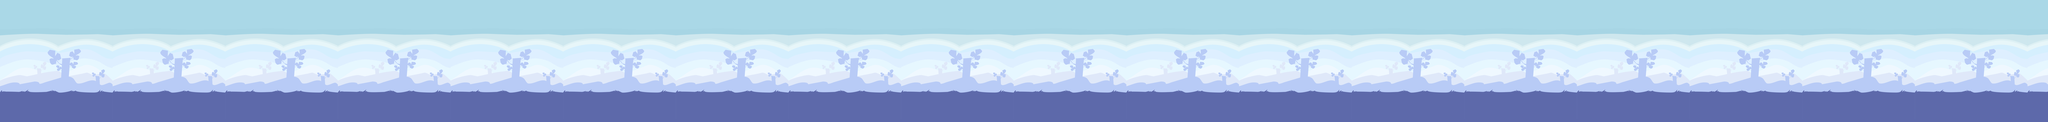

Below is a game level as drawn by its tile map, then a one-line description and the .tmx that defines it (tile-layer data replaced by summaries):
An orthogonal 400x24 tile map with 32x32 px tiles, 3 tile layers (Background, Wall, joker) and 363 objects.

<map version="1.0" orientation="orthogonal" width="400" height="24" tilewidth="32" tileheight="32">
 <tileset firstgid="1" name="tilemap5.5" tilewidth="32" tileheight="32">
  <image source="tilemap5.5.png" width="832" height="768" />
 </tileset>
 <layer name="Background" width="400" height="24">
  <data>[9600 cells, 9600 non-empty, 506 distinct tile ids]</data>
 </layer>
 <layer name="Wall" width="400" height="24">
  <data>[9600 cells, 3652 non-empty, 509 distinct tile ids]</data>
 </layer>
 <objectgroup name="Collision" width="400" height="24">
  <object x="2" y="610" width="59" height="59" />
  <object x="66" y="610" width="59" height="59" />
  <object x="130" y="610" width="59" height="59" />
  <object x="194" y="610" width="59" height="59" />
  <object x="258" y="610" width="59" height="59" />
  <object x="322" y="610" width="59" height="59" />
  <object x="450" y="610" width="59" height="59" />
  <object x="386" y="610" width="59" height="59" />
  <object x="834" y="610" width="59" height="59" />
  <object x="898" y="610" width="59" height="59" />
  <object x="514" y="610" width="59" height="59" />
  <object x="962" y="610" width="59" height="59" />
  <object x="578" y="610" width="59" height="59" />
  <object x="706" y="610" width="59" height="59" />
  <object x="642" y="610" width="59" height="59" />
  <object x="770" y="610" width="59" height="59" />
  <object x="322" y="354" width="59" height="59" />
  <object x="386" y="354" width="59" height="59" />
  <object x="2" y="354" width="59" height="59" />
  <object x="706" y="354" width="59" height="59" />
  <object x="962" y="354" width="59" height="59" />
  <object x="898" y="354" width="59" height="59" />
  <object x="450" y="354" width="59" height="59" />
  <object x="770" y="354" width="59" height="59" />
  <object x="834" y="354" width="59" height="59" />
  <object x="66" y="354" width="59" height="59" />
  <object x="194" y="354" width="59" height="59" />
  <object x="130" y="354" width="59" height="59" />
  <object x="642" y="354" width="59" height="59" />
  <object x="578" y="354" width="59" height="59" />
  <object x="514" y="354" width="59" height="59" />
  <object x="258" y="354" width="59" height="59" />
  <object x="1218" y="610" width="59" height="59" />
  <object x="1154" y="354" width="59" height="59" />
  <object x="1282" y="354" width="59" height="59" />
  <object x="1026" y="354" width="59" height="59" />
  <object x="1026" y="610" width="59" height="59" />
  <object x="1090" y="354" width="59" height="59" />
  <object x="1090" y="610" width="59" height="59" />
  <object x="1218" y="354" width="59" height="59" />
  <object x="1282" y="610" width="59" height="59" />
  <object x="1154" y="610" width="59" height="59" />
  <object x="1346" y="354" width="59" height="59" />
  <object x="1602" y="610" width="59" height="59" />
  <object x="1474" y="610" width="59" height="59" />
  <object x="1538" y="354" width="59" height="59" />
  <object x="1986" y="610" width="59" height="59" />
  <object x="2050" y="610" width="59" height="59" />
  <object x="1346" y="610" width="59" height="59" />
  <object x="1730" y="354" width="59" height="59" />
  <object x="1794" y="610" width="59" height="59" />
  <object x="1666" y="610" width="59" height="59" />
  <object x="1922" y="354" width="59" height="59" />
  <object x="1858" y="610" width="59" height="59" />
  <object x="1730" y="610" width="59" height="59" />
  <object x="1410" y="610" width="59" height="59" />
  <object x="1666" y="354" width="59" height="59" />
  <object x="1538" y="610" width="59" height="59" />
  <object x="1794" y="354" width="59" height="59" />
  <object x="1474" y="354" width="59" height="59" />
  <object x="2050" y="354" width="59" height="59" />
  <object x="1922" y="610" width="59" height="59" />
  <object x="1986" y="354" width="59" height="59" />
  <object x="1410" y="354" width="59" height="59" />
  <object x="1602" y="354" width="59" height="59" />
  <object x="1858" y="354" width="59" height="59" />
  <object x="3074" y="418" width="59" height="59" />
  <object x="4162" y="290" width="59" height="59" />
  <object x="3586" y="354" width="59" height="59" />
  <object x="4290" y="226" width="59" height="59" />
  <object x="3650" y="354" width="59" height="59" />
  <object x="3970" y="354" width="59" height="59" />
  <object x="3842" y="354" width="59" height="59" />
  <object x="3522" y="354" width="59" height="59" />
  <object x="3714" y="354" width="59" height="59" />
  <object x="4097" y="354" width="59" height="59" />
  <object x="3330" y="354" width="59" height="59" />
  <object x="4226" y="226" width="59" height="59" />
  <object x="3394" y="354" width="59" height="59" />
  <object x="3458" y="354" width="59" height="59" />
  <object x="4034" y="354" width="59" height="59" />
  <object x="3778" y="354" width="59" height="59" />
  <object x="3906" y="354" width="59" height="59" />
  <object x="4226" y="482" width="59" height="59" />
  <object x="4034" y="610" width="59" height="59" />
  <object x="3586" y="610" width="59" height="59" />
  <object x="4162" y="546" width="59" height="59" />
  <object x="4097" y="610" width="59" height="59" />
  <object x="3906" y="610" width="59" height="59" />
  <object x="3778" y="610" width="59" height="59" />
  <object x="3458" y="610" width="59" height="59" />
  <object x="3330" y="610" width="59" height="59" />
  <object x="3714" y="610" width="59" height="59" />
  <object x="3842" y="610" width="59" height="59" />
  <object x="4290" y="418" width="59" height="59" />
  <object x="3394" y="610" width="59" height="59" />
  <object x="3522" y="610" width="59" height="59" />
  <object x="3970" y="610" width="59" height="59" />
  <object x="3650" y="610" width="59" height="59" />
  <object x="6882" y="418" width="59" height="59" />
  <object x="7074" y="418" width="59" height="59" />
  <object x="6754" y="418" width="59" height="59" />
  <object x="7010" y="418" width="59" height="59" />
  <object x="6818" y="418" width="59" height="59" />
  <object x="6946" y="418" width="59" height="59" />
  <object x="7266" y="418" width="59" height="59" />
  <object x="7458" y="418" width="59" height="59" />
  <object x="7138" y="418" width="59" height="59" />
  <object x="7394" y="418" width="59" height="59" />
  <object x="7202" y="418" width="59" height="59" />
  <object x="7330" y="418" width="59" height="59" />
  <object x="7778" y="418" width="59" height="59" />
  <object x="7906" y="418" width="59" height="59" />
  <object x="7650" y="418" width="59" height="59" />
  <object x="7714" y="418" width="59" height="59" />
  <object x="7586" y="418" width="59" height="59" />
  <object x="7522" y="418" width="59" height="59" />
  <object x="7842" y="418" width="59" height="59" />
  <object x="9410" y="290" width="59" height="59" />
  <object x="9218" y="290" width="59" height="59" />
  <object x="9346" y="290" width="59" height="59" />
  <object x="9090" y="226" width="59" height="59" />
  <object x="9474" y="354" width="59" height="59" />
  <object x="9154" y="226" width="59" height="59" />
  <object x="9282" y="290" width="59" height="59" />
  <object x="9026" y="226" width="59" height="59" />
  <object x="8962" y="226" width="59" height="59" />
  </objectgroup>
 <objectgroup name="collision2" width="400" height="24">
  <!-- 162 objects omitted --></objectgroup>
 <objectgroup name="collision3" width="400" height="24">
  <!-- 6 objects omitted --></objectgroup>
 <objectgroup name="Coin" width="400" height="24">
  <!-- 29 objects omitted --></objectgroup>
 <objectgroup name="Coin1" width="400" height="24">
  <!-- 3 objects omitted --></objectgroup>
 <objectgroup name="Coin2" width="400" height="24" />
 <objectgroup name="Coin3" width="400" height="24" />
 <layer name="joker" width="400" height="24">
  <data>[9600 cells, 0 non-empty, 0 distinct tile ids]</data>
 </layer>
</map>
<!-- 236 of 363 objects omitted -->
